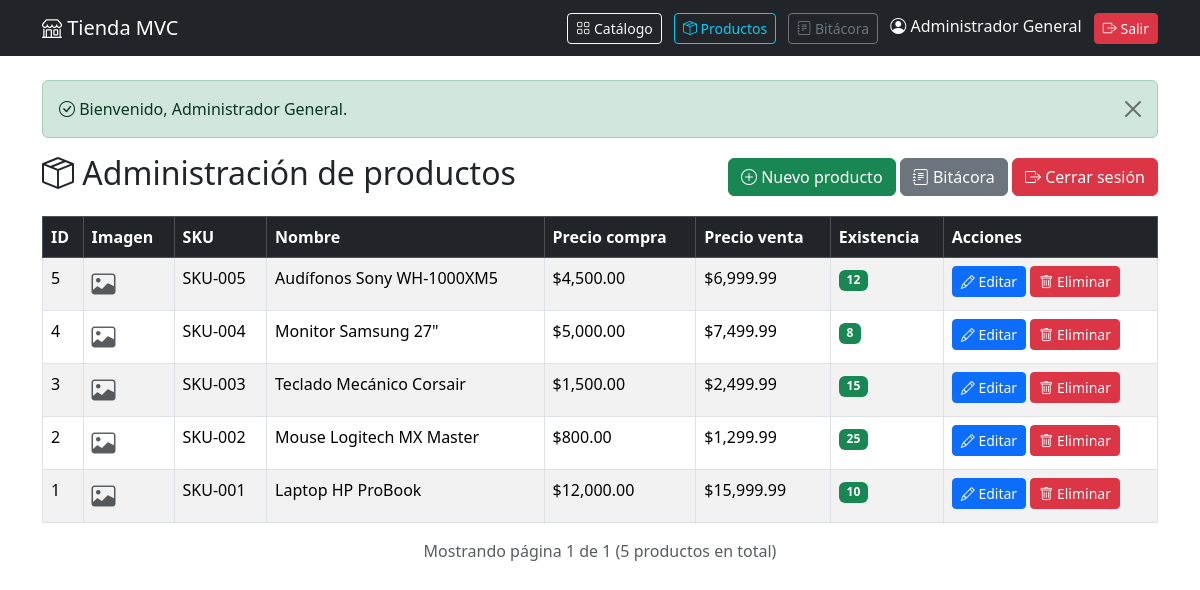
The page /productos (signed in) on the database as committed earlier.
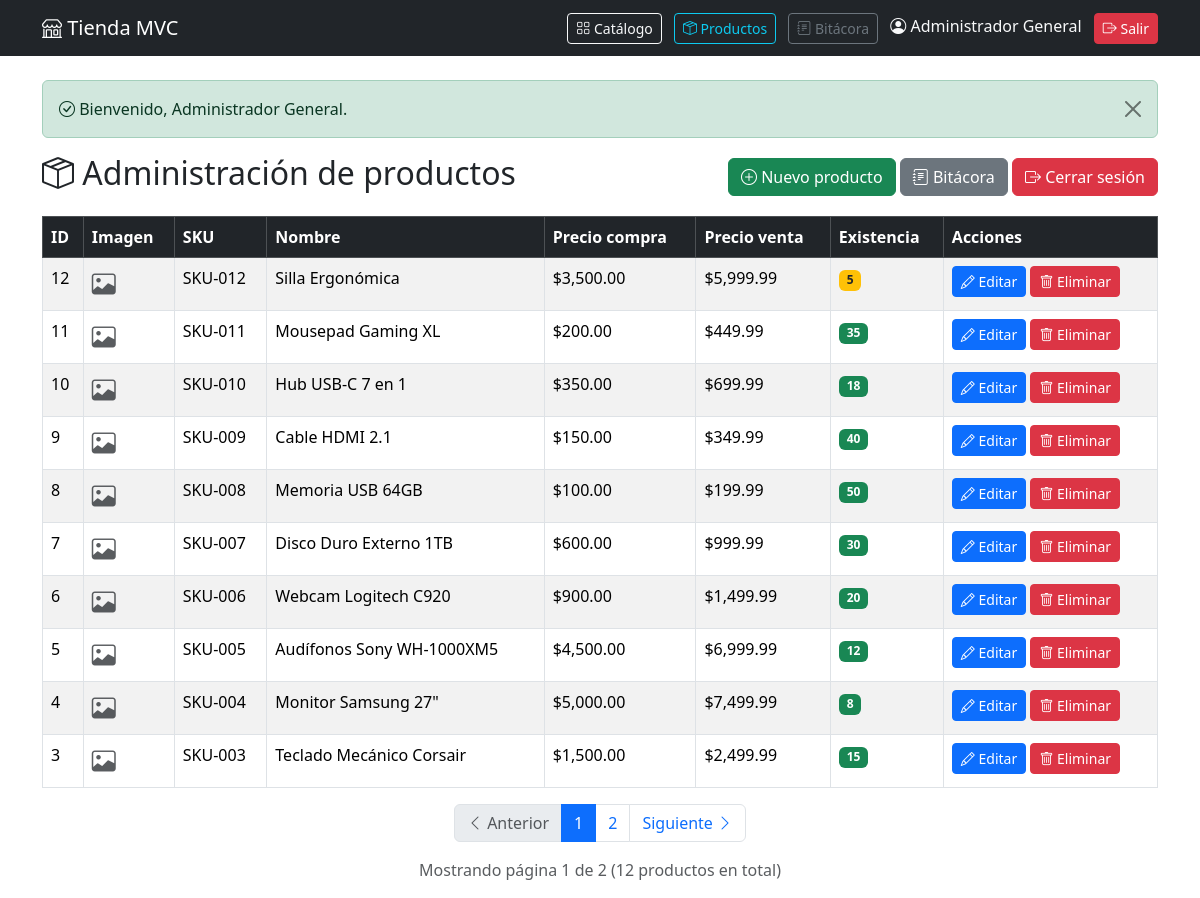
The same page on the database as committed later.
### tables this page shows
CREATE TABLE IF NOT EXISTS productos (
    id INT AUTO_INCREMENT PRIMARY KEY,
    sku VARCHAR(50) NOT NULL UNIQUE,
    nombre VARCHAR(100) NOT NULL,
    descripcion TEXT NOT NULL,
    precio_compra DECIMAL(10,2) NOT NULL,
    precio_venta DECIMAL(10,2) NOT NULL,
    existencia INT NOT NULL DEFAULT 0,
    imagen VARCHAR(255) DEFAULT NULL,
    created_at TIMESTAMP DEFAULT CURRENT_TIMESTAMP,
    updated_at TIMESTAMP DEFAULT CURRENT_TIMESTAMP ON UPDATE CURRENT_TIMESTAMP
);

### controllers/ProductoController.php (called while the page is built, shortened)
<?php
class ProductoController
{
    private ProductoModel $productoModel;
    public function __construct()
    {
        $this->productoModel = new ProductoModel();
    }
    public function index(): void
    {
        $pagina = max(1, (int) ($_GET['pagina'] ?? 1));
        $porPagina = 10;
        $totalProductos = $this->productoModel->contarTotal();
        $totalPaginas = max(1, (int) ceil($totalProductos / $porPagina));
        $pagina = min($pagina, $totalPaginas);
        $productos = $this->productoModel->obtenerPaginado($pagina, $porPagina);
        require_once __DIR__ . '/../views/productos/index.php';
    }
}

### config/Autoload.php (called while the page is built, shortened)
<?php
spl_autoload_register(function ($class) {
    $baseDir = __DIR__ . '/../';
    $class = str_replace('\\', '/', $class);
    $parts = explode('/', $class);
    if (!empty($parts)) {
        $parts[0] = strtolower($parts[0]);
    }
    $file = $baseDir . implode('/', $parts) . '.php';
});

### config/Database.php (called while the page is built, shortened)
<?php
class Database
{
    private string $host = 'localhost';
    private string $dbName = 'tienda_mvc';
    private string $username = 'root';
    private string $password = '';
    private string $charset = 'utf8mb4';
    public function connect(): PDO
    {
        try {
            $dsn = "mysql:host={$this->host};dbname={$this->dbName};charset={$this->charset}";
            $pdo = new PDO($dsn, $this->username, $this->password);
            $pdo->setAttribute(PDO::ATTR_ERRMODE, PDO::ERRMODE_EXCEPTION);
            $pdo->setAttribute(PDO::ATTR_DEFAULT_FETCH_MODE, PDO::FETCH_ASSOC);
            return $pdo;
        } catch (PDOException $e) {
            die('Error de conexión: ' . $e->getMessage());
        }
    }
}

### models/ProductoModel.php (called while the page is built, shortened)
<?php
class ProductoModel
{
    private PDO $conexion;
    public function __construct()
    {
        $db = new Database();
        $this->conexion = $db->connect();
    }
    public function obtenerPaginado(int $pagina = 1, int $porPagina = 10): array
    {
        try {
            $offset = ($pagina - 1) * $porPagina;
            $sql = 'SELECT * FROM productos ORDER BY id DESC LIMIT :limit OFFSET :offset';
            $stmt = $this->conexion->prepare($sql);
            $stmt->bindParam(':limit', $porPagina, PDO::PARAM_INT);
            $stmt->bindParam(':offset', $offset, PDO::PARAM_INT);
            $stmt->execute();
            return $stmt->fetchAll();
        } catch (PDOException $e) {
            return [];
        }
    }
    public function contarTotal(): int
    {
        try {
            $sql = 'SELECT COUNT(*) as total FROM productos';
            $stmt = $this->conexion->query($sql);
            $result = $stmt->fetch();
            return (int)$result['total'];
        } catch (PDOException $e) {
            return 0;
        }
    }
}

### views/productos/index.php (the view, shortened to what this page needs)
<?php
require_once __DIR__ . '/../layouts/header.php';
?>
<div class="d-flex justify-content-between align-items-center mb-3">
    <h2><i class="bi bi-box-seam"></i> Administración de productos</h2>
    <div>
        <a href="<?= BASE_URL ?>/productos/create" class="btn btn-success">
            <i class="bi bi-plus-circle"></i> Nuevo producto
        </a>
        <a href="<?= BASE_URL ?>/logs" class="btn btn-secondary">
            <i class="bi bi-journal-text"></i> Bitácora
        </a>
        <a href="<?= BASE_URL ?>/logout" class="btn btn-danger">
            <i class="bi bi-box-arrow-right"></i> Cerrar sesión
        </a>
    </div>
</div>
<div class="table-responsive">
<table class="table table-bordered table-striped table-hover">
    <thead class="table-dark">
        <tr>
            <th>ID</th>
            <th>Imagen</th>
            <th>SKU</th>
            <th>Nombre</th>
            <th>Precio compra</th>
            <th>Precio venta</th>
            <th>Existencia</th>
            <th>Acciones</th>
        </tr>
    </thead>
    <tbody>
        <?php if (!empty($productos)): ?>
        <?php foreach ($productos as $producto): ?>
        <tr>
            <td><?= (int)$producto['id']; ?></td>
            <td>
                <?php if (!empty($producto['imagen'])): ?>
                    <img src="<?= BASE_URL ?>/uploads/<?= htmlspecialchars($producto['imagen']); ?>"
                         alt="<?= htmlspecialchars($producto['nombre']); ?>"
                         style="width: 50px; height: 50px; object-fit: cover; border-radius: 4px;">
                <?php else: ?>
                    <span class="text-muted"><i class="bi bi-image" style="font-size: 1.5rem;"></i></span>
                <?php endif; ?>
            </td>
            <td><?= htmlspecialchars($producto['sku']); ?></td>
            <td><?= htmlspecialchars($producto['nombre']); ?></td>
            <td>$<?= number_format((float)$producto['precio_compra'], 2); ?></td>
            <td>$<?= number_format((float)$producto['precio_venta'], 2); ?></td>
            <td>
                <?php if ((int)$producto['existencia'] <= 0): ?>
                    <span class="badge bg-danger"><?= (int)$producto['existencia']; ?></span>
                <?php elseif ((int)$producto['existencia'] <= 5): ?>
                    <span class="badge bg-warning text-dark"><?= (int)$producto['existencia']; ?></span>
                <?php else: ?>
                    <span class="badge bg-success"><?= (int)$producto['existencia']; ?></span>
                <?php endif; ?>
            </td>
            <td>
                <a href="<?= BASE_URL ?>/productos/edit?id=<?= (int)$producto['id']; ?>"
                   class="btn btn-primary btn-sm">
                    <i class="bi bi-pencil"></i> Editar
                </a>
                <form action="<?= BASE_URL ?>/productos/delete" method="POST" class="d-inline">
                    <button type="submit" class="btn btn-danger btn-sm"
                            onclick="return confirm('¿Deseas eliminar este producto?');">
                        <i class="bi bi-trash"></i> Eliminar
                    </button>
                </form>
            </td>
        </tr>
        <?php endforeach; ?>
        <?php else: ?>
        <tr>
            <td colspan="8" class="text-center text-muted">No hay productos registrados.</td>
        </tr>
        <?php endif; ?>
    </tbody>
</table>
</div>
<?php if ($totalPaginas > 1): ?>
<nav aria-label="Paginación de productos">
    <ul class="pagination justify-content-center">
        <li class="page-item <?= $pagina <= 1 ? 'disabled' : '' ?>">
            <a class="page-link" href="<?= BASE_URL ?>/productos?pagina=<?= $pagina - 1 ?>">
                <i class="bi bi-chevron-left"></i> Anterior
            </a>
        </li>
        <?php for ($i = 1; $i <= $totalPaginas; $i++): ?>
        <li class="page-item <?= $i === $pagina ? 'active' : '' ?>">
            <a class="page-link" href="<?= BASE_URL ?>/productos?pagina=<?= $i ?>"><?= $i ?></a>
        </li>
        <?php endfor; ?>
        <li class="page-item <?= $pagina >= $totalPaginas ? 'disabled' : '' ?>">
            <a class="page-link" href="<?= BASE_URL ?>/productos?pagina=<?= $pagina + 1 ?>">
                Siguiente <i class="bi bi-chevron-right"></i>
            </a>
        </li>
    </ul>
</nav>
<?php endif; ?>
<p class="text-muted text-center">
    Mostrando página <?= $pagina ?> de <?= $totalPaginas ?> (<?= $totalProductos ?> productos en total)
</p>
<?php require_once __DIR__ . '/../layouts/footer.php'; ?>

### index.php (shortened to what this page needs)
<?php
require_once __DIR__ . '/config/Autoload.php';
$basePath = dirname($_SERVER['SCRIPT_NAME']);
$requestUri = parse_url($_SERVER['REQUEST_URI'], PHP_URL_PATH);
if ($basePath !== '/' && $basePath !== '\\' && strpos($requestUri, $basePath) === 0) {
    $path = substr($requestUri, strlen($basePath));
} else {
    $path = $requestUri;
}
$path = trim($path, '/');
if (!empty($path) && $path !== 'index.php') {
    $route = $path;
} else {
    $route = $_GET['route'] ?? 'catalogo';
}
$productoController = new ProductoController();
switch ($route) {
    case 'productos':
        $productoController->index();
        break;
}

### views/layouts/header.php (shortened to what this page needs)
<!DOCTYPE html>
<html lang="es">
<head>
    <link href="https://cdn.jsdelivr.net/npm/bootstrap@5.3.3/dist/css/bootstrap.min.css" rel="stylesheet">
    <link href="https://cdn.jsdelivr.net/npm/bootstrap-icons@1.11.3/font/bootstrap-icons.min.css" rel="stylesheet">
</head>
<body>
<nav class="navbar navbar-expand-lg navbar-dark bg-dark">
    <div class="container">
        <a class="navbar-brand" href="<?= BASE_URL ?>/catalogo">
            <i class="bi bi-shop"></i> Tienda MVC
        </a>
        <div>
            <a class="btn btn-outline-light btn-sm me-2" href="<?= BASE_URL ?>/catalogo">
                <i class="bi bi-grid"></i> Catálogo
            </a>
            <?php if (isset($_SESSION['admin'])): ?>
                <a class="btn btn-outline-info btn-sm me-2" href="<?= BASE_URL ?>/productos">
                    <i class="bi bi-box-seam"></i> Productos
                </a>
                <a class="btn btn-outline-secondary btn-sm me-2" href="<?= BASE_URL ?>/logs">
                    <i class="bi bi-journal-text"></i> Bitácora
                </a>
                <span class="text-light me-2 d-none d-md-inline">
                    <i class="bi bi-person-circle"></i> <?= htmlspecialchars($_SESSION['admin']['nombre_completo']); ?>
                </span>
                <a class="btn btn-danger btn-sm" href="<?= BASE_URL ?>/logout">
                    <i class="bi bi-box-arrow-right"></i> Salir
                </a>
            <?php else: ?>
                <a class="btn btn-warning btn-sm" href="<?= BASE_URL ?>/login">
                    <i class="bi bi-lock"></i> Administrador
                </a>
            <?php endif; ?>
        </div>
    </div>
</nav>
<div class="container mt-4">
    <?php if (isset($_SESSION['success'])): ?>
        <div class="alert alert-success alert-dismissible fade show">
            <i class="bi bi-check-circle"></i>
            <?= htmlspecialchars($_SESSION['success']); unset($_SESSION['success']); ?>
            <button type="button" class="btn-close" data-bs-dismiss="alert"></button>
        </div>
    <?php endif; ?>

### views/layouts/footer.php (shortened to what this page needs)
    </div>
</body>
</html>

Rows that differ between the two databases and show on the page:
no longer on this page (row unchanged): productos: id "2", sku "SKU-002", nombre "Mouse Logitech MX Master", precio_compra "800.00", precio_venta "1,299.99", existencia "25"
no longer on this page (row unchanged): productos: id "1", sku "SKU-001", nombre "Laptop HP ProBook", precio_compra "12,000.00", precio_venta "15,999.99", existencia "10"
added productos: id "12", sku "SKU-012", nombre "Silla Ergonómica", precio_compra "3,500.00", precio_venta "5,999.99", existencia "5"
added productos: id "11", sku "SKU-011", nombre "Mousepad Gaming XL", precio_compra "200.00", precio_venta "449.99", existencia "35"
added productos: id "10", sku "SKU-010", nombre "Hub USB-C 7 en 1", precio_compra "350.00", precio_venta "699.99", existencia "18"
added productos: id "9", sku "SKU-009", nombre "Cable HDMI 2.1", precio_compra "150.00", precio_venta "349.99", existencia "40"
added productos: id "8", sku "SKU-008", nombre "Memoria USB 64GB", precio_compra "100.00", precio_venta "199.99", existencia "50"
added productos: id "7", sku "SKU-007", nombre "Disco Duro Externo 1TB", precio_compra "600.00", precio_venta "999.99", existencia "30"
added productos: id "6", sku "SKU-006", nombre "Webcam Logitech C920", precio_compra "900.00", precio_venta "1,499.99", existencia "20"
Other text that changed with them:
$totalPaginas: "1" → "2"
$totalProductos: "5" → "12"
text now shown: "Anterior Siguiente"
new list line: "1"
new list line: "2"
